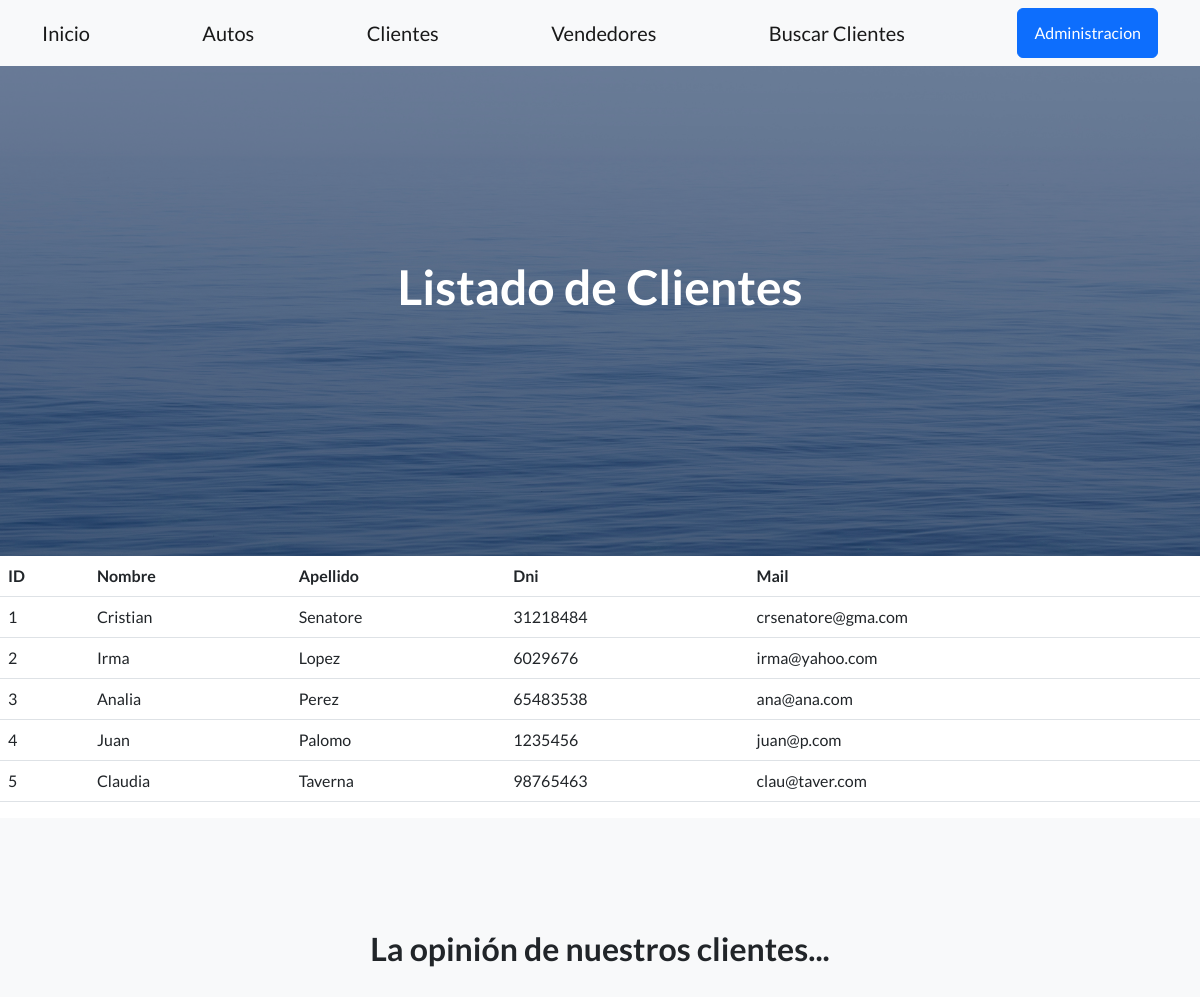
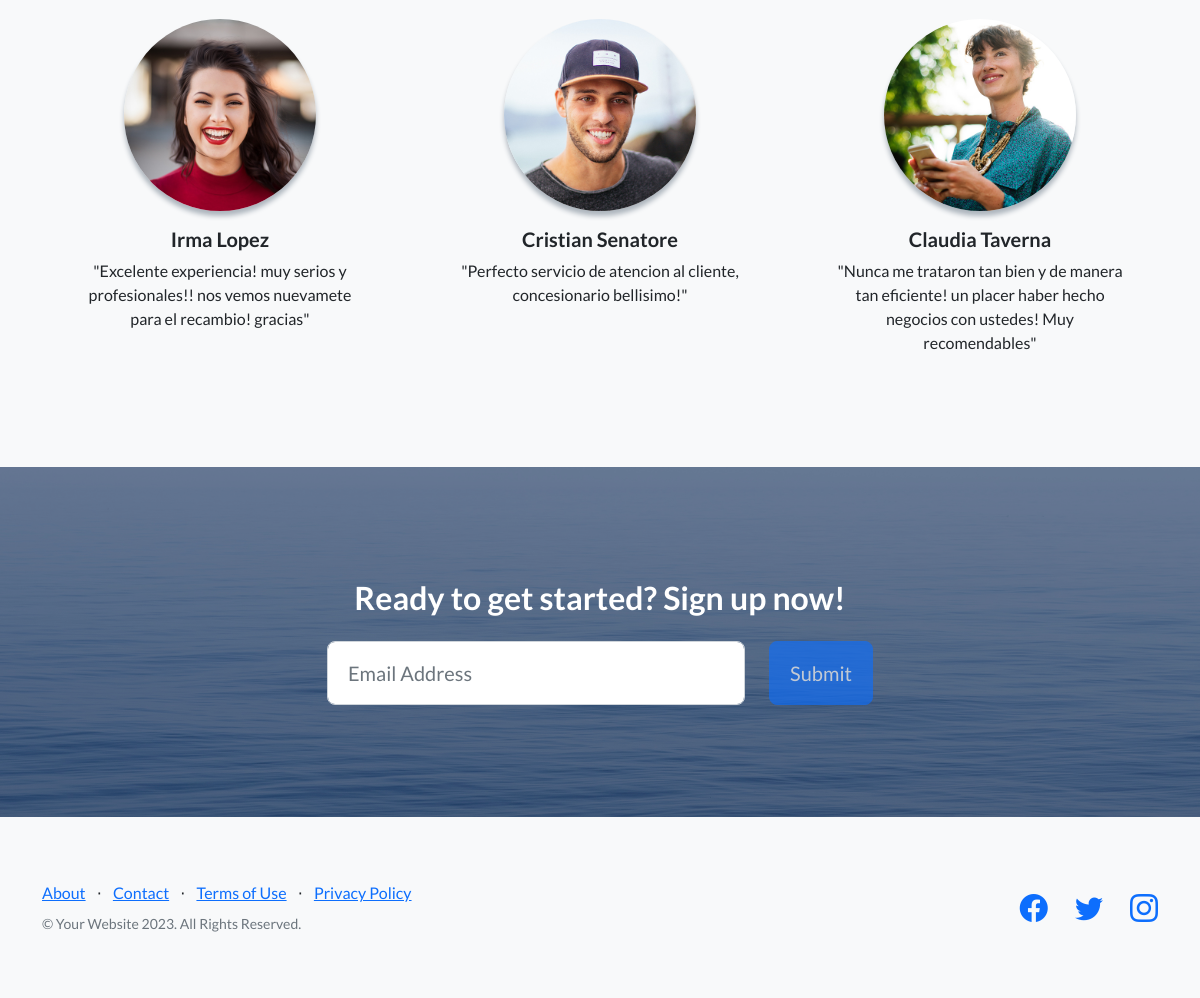
Screenshot of /aplicacion/clientes/ with the database file from the repository (2 pictures, top to bottom).
### aplicacion/models.py (models this page shows, shortened)
class Clientes(models.Model):
    nombre = models.CharField(max_length=50)
    apellido = models.CharField(max_length=50)
    dni = models.IntegerField()
    mail = models.EmailField()

### aplicacion/views.py (the view)
# urls.py: path('clientes/', clientes , name="clientes"),
def clientes(request):
    ctx = { "clientes":  Clientes.objects.all(),}
    return render(request, "aplicacion/clientes.html", ctx)

### aplicacion/templates/aplicacion/clientes.html (shortened to what this page needs)
{% extends 'aplicacion/base.html' %}
{% load static %}
{% block cabecera %}
    Listado de Clientes
{% endblock cabecera %}
{% block contenido %}
<table class="table">
    <thead>
        <tr>
            <th>ID</th>
            <th>Nombre</th>
            <th>Apellido</th>
            <th>Dni</th>
            <th>Mail</th>
        </tr>
    </thead>
    <tbody>
    {% for cliente in clientes %}
    <tr>
        <td>{{cliente.id}}</td>
        <td>{{cliente.nombre}}</td>
        <td>{{cliente.apellido}}</td>
        <td>{{cliente.dni}}</td>
        <td>{{cliente.mail}}</td>
    </tr>
    {% endfor %}
    </tbody>
</table>
{% endblock contenido %}

### rows the page displays
Clientes: id "1", nombre "Cristian", apellido "Senatore", dni "31218484", mail "crsenatore@gma.com"
Clientes: id "2", nombre "Irma", apellido "Lopez", dni "6029676", mail "irma@yahoo.com"
Clientes: id "3", nombre "Analia", apellido "Perez", dni "65483538", mail "ana@ana.com"
Clientes: id "4", nombre "Juan", apellido "Palomo", dni "1235456", mail "juan@p.com"
Clientes: id "5", nombre "Claudia", apellido "Taverna", dni "98765463", mail "clau@taver.com"
